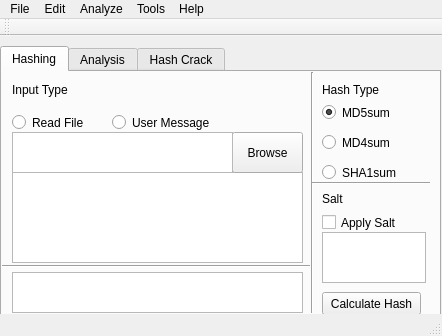
<?xml version="1.0" encoding="UTF-8"?>
<ui version="4.0">
 <class>MainWindow</class>
 <widget class="QMainWindow" name="MainWindow">
  <property name="geometry">
   <rect>
    <x>0</x>
    <y>0</y>
    <width>442</width>
    <height>336</height>
   </rect>
  </property>
  <property name="windowTitle">
   <string>MainWindow</string>
  </property>
  <widget class="QWidget" name="centralWidget">
   <widget class="QTabWidget" name="tabWidget">
    <property name="geometry">
     <rect>
      <x>0</x>
      <y>10</y>
      <width>441</width>
      <height>281</height>
     </rect>
    </property>
    <property name="currentIndex">
     <number>0</number>
    </property>
    <widget class="QWidget" name="hashtab">
     <property name="toolTip">
      <string>&lt;html&gt;&lt;head/&gt;&lt;body&gt;&lt;p&gt;Hash Tab&lt;/p&gt;&lt;/body&gt;&lt;/html&gt;</string>
     </property>
     <property name="statusTip">
      <string>Hash Tab</string>
     </property>
     <property name="whatsThis">
      <string>Hash tab</string>
     </property>
     <property name="accessibleName">
      <string>Hash</string>
     </property>
     <attribute name="title">
      <string>Hashing</string>
     </attribute>
     <widget class="QPlainTextEdit" name="messageInput">
      <property name="geometry">
       <rect>
        <x>10</x>
        <y>100</y>
        <width>291</width>
        <height>91</height>
       </rect>
      </property>
     </widget>
     <widget class="QPushButton" name="pushButton">
      <property name="geometry">
       <rect>
        <x>320</x>
        <y>220</y>
        <width>99</width>
        <height>23</height>
       </rect>
      </property>
      <property name="text">
       <string>Calculate Hash</string>
      </property>
     </widget>
     <widget class="QRadioButton" name="radioButton_3">
      <property name="geometry">
       <rect>
        <x>320</x>
        <y>90</y>
        <width>102</width>
        <height>21</height>
       </rect>
      </property>
      <property name="text">
       <string>SHA1sum</string>
      </property>
      <attribute name="buttonGroup">
       <string notr="true">buttonGroup</string>
      </attribute>
     </widget>
     <widget class="QRadioButton" name="radioButton">
      <property name="geometry">
       <rect>
        <x>320</x>
        <y>30</y>
        <width>102</width>
        <height>21</height>
       </rect>
      </property>
      <property name="text">
       <string>MD5sum</string>
      </property>
      <property name="checked">
       <bool>true</bool>
      </property>
      <attribute name="buttonGroup">
       <string notr="true">buttonGroup</string>
      </attribute>
     </widget>
     <widget class="QRadioButton" name="radioButton_2">
      <property name="geometry">
       <rect>
        <x>320</x>
        <y>60</y>
        <width>102</width>
        <height>21</height>
       </rect>
      </property>
      <property name="text">
       <string>MD4sum</string>
      </property>
      <attribute name="buttonGroup">
       <string notr="true">buttonGroup</string>
      </attribute>
     </widget>
     <widget class="QRadioButton" name="readFile">
      <property name="enabled">
       <bool>true</bool>
      </property>
      <property name="geometry">
       <rect>
        <x>10</x>
        <y>40</y>
        <width>102</width>
        <height>21</height>
       </rect>
      </property>
      <property name="text">
       <string>Read File</string>
      </property>
      <property name="checkable">
       <bool>true</bool>
      </property>
      <property name="checked">
       <bool>false</bool>
      </property>
      <attribute name="buttonGroup">
       <string notr="true">buttonGroup_2</string>
      </attribute>
     </widget>
     <widget class="QRadioButton" name="readMessage">
      <property name="geometry">
       <rect>
        <x>110</x>
        <y>40</y>
        <width>121</width>
        <height>21</height>
       </rect>
      </property>
      <property name="text">
       <string>User Message</string>
      </property>
      <attribute name="buttonGroup">
       <string notr="true">buttonGroup_2</string>
      </attribute>
     </widget>
     <widget class="QLabel" name="label">
      <property name="geometry">
       <rect>
        <x>320</x>
        <y>10</y>
        <width>81</width>
        <height>16</height>
       </rect>
      </property>
      <property name="text">
       <string>Hash Type</string>
      </property>
     </widget>
     <widget class="Line" name="line">
      <property name="geometry">
       <rect>
        <x>300</x>
        <y>0</y>
        <width>20</width>
        <height>241</height>
       </rect>
      </property>
      <property name="orientation">
       <enum>Qt::Vertical</enum>
      </property>
     </widget>
     <widget class="QCheckBox" name="applySalt">
      <property name="geometry">
       <rect>
        <x>320</x>
        <y>140</y>
        <width>101</width>
        <height>21</height>
       </rect>
      </property>
      <property name="text">
       <string>Apply Salt</string>
      </property>
     </widget>
     <widget class="Line" name="line_2">
      <property name="geometry">
       <rect>
        <x>310</x>
        <y>110</y>
        <width>118</width>
        <height>3</height>
       </rect>
      </property>
      <property name="orientation">
       <enum>Qt::Horizontal</enum>
      </property>
     </widget>
     <widget class="QLabel" name="label_2">
      <property name="geometry">
       <rect>
        <x>320</x>
        <y>120</y>
        <width>57</width>
        <height>14</height>
       </rect>
      </property>
      <property name="text">
       <string>Salt</string>
      </property>
     </widget>
     <widget class="QPlainTextEdit" name="saltTextEdit">
      <property name="geometry">
       <rect>
        <x>320</x>
        <y>160</y>
        <width>104</width>
        <height>51</height>
       </rect>
      </property>
     </widget>
     <widget class="QTextEdit" name="hashResult">
      <property name="geometry">
       <rect>
        <x>10</x>
        <y>200</y>
        <width>291</width>
        <height>41</height>
       </rect>
      </property>
     </widget>
     <widget class="QPushButton" name="browseFileToHash">
      <property name="geometry">
       <rect>
        <x>230</x>
        <y>60</y>
        <width>71</width>
        <height>41</height>
       </rect>
      </property>
      <property name="text">
       <string>Browse</string>
      </property>
     </widget>
     <widget class="QTextEdit" name="filePath">
      <property name="geometry">
       <rect>
        <x>10</x>
        <y>60</y>
        <width>221</width>
        <height>41</height>
       </rect>
      </property>
     </widget>
     <widget class="Line" name="line_3">
      <property name="geometry">
       <rect>
        <x>-3</x>
        <y>179</y>
        <width>311</width>
        <height>31</height>
       </rect>
      </property>
      <property name="orientation">
       <enum>Qt::Horizontal</enum>
      </property>
     </widget>
     <widget class="QLabel" name="label_3">
      <property name="geometry">
       <rect>
        <x>10</x>
        <y>10</y>
        <width>71</width>
        <height>16</height>
       </rect>
      </property>
      <property name="text">
       <string>Input Type</string>
      </property>
     </widget>
    </widget>
    <widget class="QWidget" name="tab_3">
     <attribute name="title">
      <string>Analysis</string>
     </attribute>
    </widget>
    <widget class="QWidget" name="tab">
     <attribute name="title">
      <string>Hash Crack</string>
     </attribute>
    </widget>
   </widget>
  </widget>
  <widget class="QMenuBar" name="menuBar">
   <property name="geometry">
    <rect>
     <x>0</x>
     <y>0</y>
     <width>442</width>
     <height>20</height>
    </rect>
   </property>
   <widget class="QMenu" name="menuHash_Sums">
    <property name="title">
     <string>File</string>
    </property>
   </widget>
   <widget class="QMenu" name="menuEncrypt">
    <property name="title">
     <string>Edit</string>
    </property>
    <addaction name="actionEdit"/>
   </widget>
   <widget class="QMenu" name="menuDecrypt">
    <property name="title">
     <string>Analyze</string>
    </property>
   </widget>
   <widget class="QMenu" name="menuTools">
    <property name="title">
     <string>Tools</string>
    </property>
   </widget>
   <widget class="QMenu" name="menuHelp">
    <property name="title">
     <string>Help</string>
    </property>
   </widget>
   <addaction name="menuHash_Sums"/>
   <addaction name="menuEncrypt"/>
   <addaction name="menuDecrypt"/>
   <addaction name="menuTools"/>
   <addaction name="menuHelp"/>
  </widget>
  <widget class="QToolBar" name="mainToolBar">
   <attribute name="toolBarArea">
    <enum>TopToolBarArea</enum>
   </attribute>
   <attribute name="toolBarBreak">
    <bool>false</bool>
   </attribute>
  </widget>
  <widget class="QStatusBar" name="statusBar"/>
  <action name="actionEdit">
   <property name="text">
    <string>Edit</string>
   </property>
  </action>
 </widget>
 <layoutdefault spacing="6" margin="11"/>
 <resources/>
 <connections/>
 <buttongroups>
  <buttongroup name="buttonGroup_2"/>
  <buttongroup name="buttonGroup"/>
 </buttongroups>
</ui>
